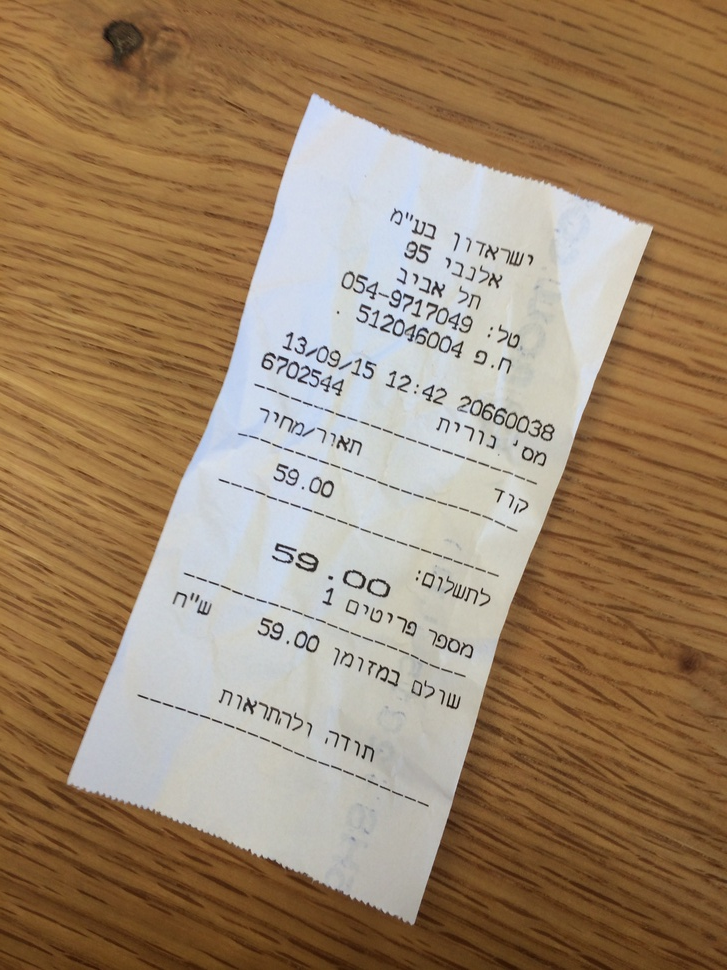
//> input picture ocr/pics/heb.jpg, 727 x 970 px, shrunk from 2448 x 3264 before the run
$ ./hough ./pics/heb.jpg   (built with g++ and OpenCV 4)
//> lines starting //> are read from the running program, lines starting //| are printed output that depends on the picture

// compile
// g++ $(pkg-config --cflags --libs opencv) hough.cc -o hough && ./hough ./pics/heb.jpg
// g++ $(pkg-config --cflags --libs opencv) hough.cc -o hough && ./hough ./pics/heb2.jpg

// credits: http://docs.opencv.org/doc/tutorials/imgproc/imgtrans/hough_lines/hough_lines.html

#include "opencv2/highgui/highgui.hpp"
#include "opencv2/imgproc/imgproc.hpp"
#include <math.h>

#include <iostream>

using namespace cv;
using namespace std;

void help()
{
 cout << "\nThis program demonstrates line finding with the Hough transform.\n"
         "Usage:\n"
         "./houghlines <image_name>, Default is pic1.jpg\n" << endl;
}

float get_line_len(Vec4i points){

  // use Pythagorean Theorem
  int a = points[3] -  points[1];
  int b = points[2] -  points[0];

  return sqrt(a*a + b*b);
}

// in radians...
// nop - in degrees?
float get_line_angle(Vec4i points){

  // use Pythagorean Theorem
  int a = points[3] -  points[1];
  int b = points[2] -  points[0];

  // the working buggy ???
  return atan2(a*a, b*b) *  180 / CV_PI;
  // return atan2(a, b);
}

int main(int argc, char** argv)
{
 const char* filename = argc >= 2 ? argv[1] : "pic1.jpg";

 Mat src = imread(filename, 0);
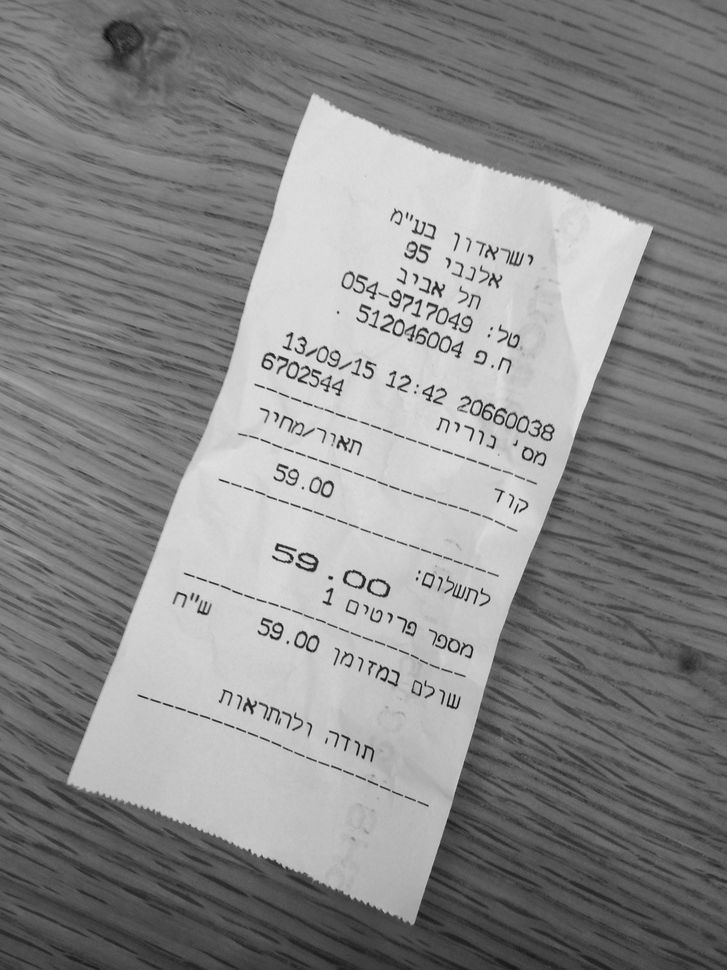
//> src: 970 rows x 727 cols, CV_8UC1; min 11, max 230, mean 137.7
 if(src.empty())
 {
     help();
     cout << "can not open " << filename << endl;
     return -1;
 }

 Mat dst, cdst;
 Canny(src, dst, 50, 200, 3);
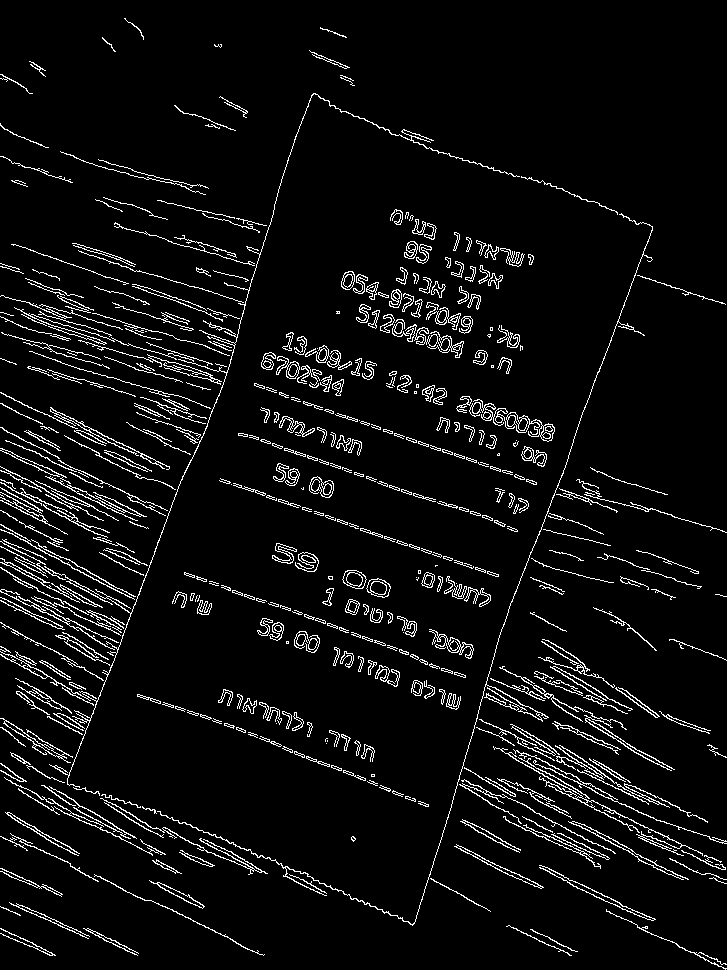
//> dst: 970 rows x 727 cols, CV_8UC1; 5.7% white in thin lines or dots
 cvtColor(dst, cdst, CV_GRAY2BGR);
//> cdst: 970 rows x 727 cols, CV_8UC3; 5.7% white in thin lines or dots

 #if 0
  vector<Vec2f> lines;
  HoughLines(dst, lines, 1, CV_PI/180, 100, 0, 0 );

  for( size_t i = 0; i < lines.size(); i++ )
  {
     float rho = lines[i][0], theta = lines[i][1];
     Point pt1, pt2;
     double a = cos(theta), b = sin(theta);
     double x0 = a*rho, y0 = b*rho;
     pt1.x = cvRound(x0 + 1000*(-b));
     pt1.y = cvRound(y0 + 1000*(a));
     pt2.x = cvRound(x0 - 1000*(-b));
     pt2.y = cvRound(y0 - 1000*(a));
     line( cdst, pt1, pt2, Scalar(0,0,255), 3, CV_AA);
  }
 #else
  vector<Vec4i> lines;
  HoughLinesP(dst, lines, 1, CV_PI/180, 50, 50, 10 );
//> lines = 233 lines (x1, y1, x2, y2), first 8: [412, 657, 464, 677], [67, 780, 176, 494], [221, 479, 498, 574], [266, 497, 497, 576], [517, 742, 648, 803], [334, 647, 398, 678], [0, 482, 111, 541], [254, 384, 516, 474]

  std::cout << "No. of lines: " << lines.size() << std::endl;
//| No. of lines: 233

  float angle = 0., angle2=0., line_len = 0.;
  int angle_count = 0;
  for( size_t i = 0; i < lines.size(); i++ )
  {
    Vec4i l = lines[i];
    line_len = get_line_len(l);

    if(line_len<101) continue;

    line( cdst, Point(l[0], l[1]), Point(l[2], l[3]), Scalar(0,0,255), 3, CV_AA);

    angle2 = get_line_angle(l);
    // angle2 < 0 && (angle2+=CV_PI*2);
    angle+=angle2;
    ++angle_count;

    std::cout << "line length is: " << line_len << std::endl;
    // std::cout << "line angle is: " << angle2*180/CV_PI << ", " << angle2  << std::endl;
    std::cout << "line angle is: " << angle2  << std::endl;
  }
//> this loop made 233 passes
//> (l, a in get_line_len, b in get_line_len, line_len, a in get_line_angle, b in get_line_angle, angle2, angle) on passes 2, 3, 4, 5, 7, 8, 9, 10, 11, 12: ([67, 780, 176, 494], -286, 109, 306.1, -286, 109, 81.74, 81.74), ([221, 479, 498, 574], 95, 277, 292.8, 95, 277, 6.71, 88.44), ([266, 497, 497, 576], 79, 231, 244.1, 79, 231, 6.67, 95.11), ([517, 742, 648, 803], 61, 131, 144.5, 61, 131, 12.23, 107.3), ([0, 482, 111, 541], 59, 111, 125.7, 59, 111, 15.78, 123.1), ([254, 384, 516, 474], 90, 262, 277, 90, 262, 6.73, 129.9), ([279, 394, 536, 483], 89, 257, 272, 89, 257, 6.84, 136.7), ([184, 574, 401, 649], 75, 217, 229.6, 75, 217, 6.81, 143.5), ([272, 445, 381, 481], 36, 109, 114.8, 36, 109, 6.23, 149.7), ([12, 244, 146, 290], 46, 134, 141.7, 46, 134, 6.72, 156.5)
//> (l, line_len, a in get_line_angle, b in get_line_angle, angle2, angle) on passes 80, 85, 89, 91, 96, 105: ([239, 324, 274, 208], 121.2, -116, 35, 84.8, 460.1), ([497, 778, 633, 851], 154.4, 73, 136, 16.07, 476.2), ([41, 304, 158, 339], 122.1, 35, 117, 5.11, 481.3), ([604, 358, 652, 226], 140.5, -132, 48, 82.47, 563.8), ([507, 613, 562, 475], 148.6, -138, 55, 80.97, 644.8), ([306, 617, 417, 656], 117.7, 39, 111, 7.04, 651.8)
//| line length is: 306.067
//| line angle is: 81.7355
//| line length is: 292.838
//| line angle is: 6.70841
//> (the first 4 of 16 printed lines)
//> (output is shown up to pass 10 of 233)
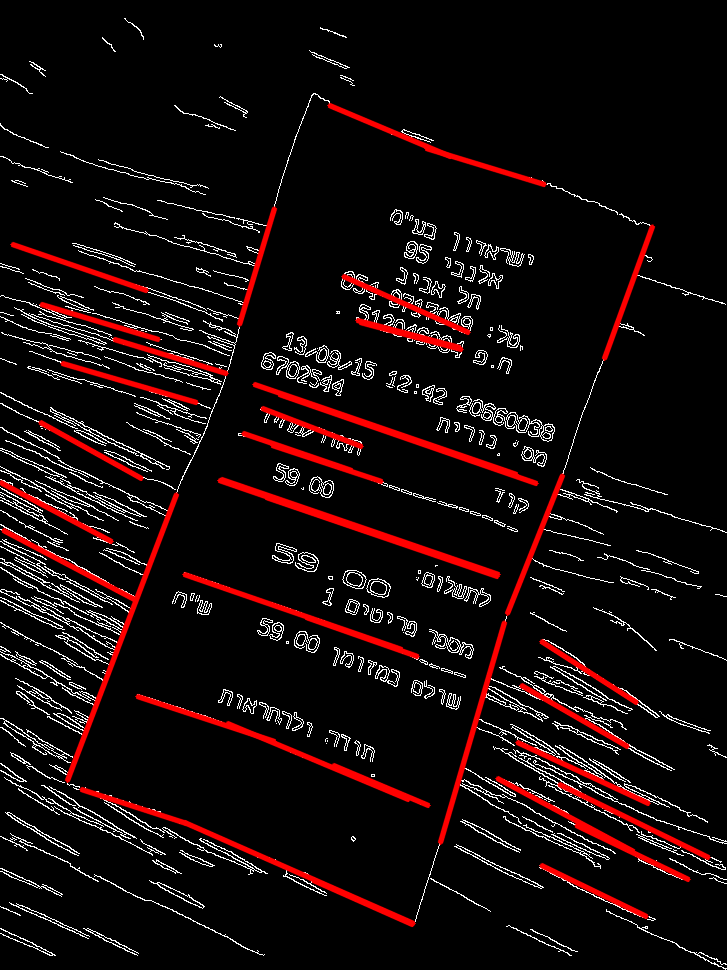
//> cdst: 970 rows x 727 cols, CV_8UC3; mean B, G, R 11.9, 11.9, 22.4
//> after the loop, angle = 752.4; angle_count = 40

  // angle /= (angle_count/2);
  angle /= angle_count;
//> angle = 18.81
  // angle *= 180/CV_PI;

  std::cout << "rotation is: " << angle  << std::endl;
//| rotation is: 18.8105

 #endif
 // imshow("source", src);
 // imshow("detected lines", cdst);
  imwrite("./img_pre/hough.jpg", cdst);

 // waitKey();

 return 0;
}
